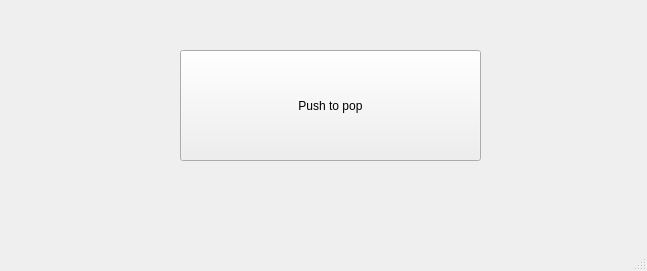
<?xml version="1.0" encoding="UTF-8"?>
<ui version="4.0">
 <class>MainWindow</class>
 <widget class="QMainWindow" name="MainWindow">
  <property name="geometry">
   <rect>
    <x>0</x>
    <y>0</y>
    <width>647</width>
    <height>271</height>
   </rect>
  </property>
  <property name="windowTitle">
   <string>MainWindow</string>
  </property>
  <widget class="QWidget" name="centralwidget">
   <widget class="QPushButton" name="popButton">
    <property name="geometry">
     <rect>
      <x>180</x>
      <y>50</y>
      <width>301</width>
      <height>111</height>
     </rect>
    </property>
    <property name="text">
     <string>Push to pop</string>
    </property>
   </widget>
  </widget>
  <widget class="QMenuBar" name="menubar">
   <property name="geometry">
    <rect>
     <x>0</x>
     <y>0</y>
     <width>647</width>
     <height>22</height>
    </rect>
   </property>
  </widget>
  <widget class="QStatusBar" name="statusbar"/>
 </widget>
 <resources/>
 <connections/>
</ui>
